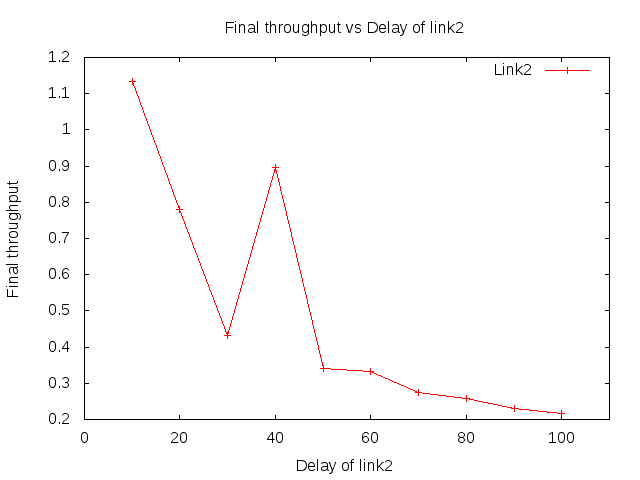

Write the gnuplot code that produced this figure.
set terminal png
set output "plot4.png"
set title "Final throughput vs Delay of link2"
set xlabel "Delay of link2"
set ylabel "Final throughput"

set xrange [0:+110]
plot "-"  title "Link2" with linespoints
10 1.1346
20 0.779558
30 0.433088
40 0.895334
50 0.342182
60 0.331891
70 0.27529
80 0.258995
90 0.231552
100 0.21783
e
